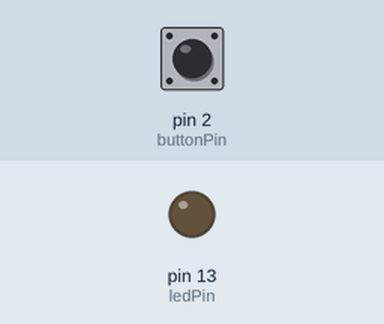
This sketch was run on a simulated Arduino Uno, built with avr-gcc and run on an emulated ATmega328P. On the bench: output pins drawn as LEDs (lit = HIGH). The inputs (shaded band) are chosen by the test bench; at power-on: pin 2 (buttonPin) LOW.

Above: at 1.2 s.
1.3 s: pin 2 (buttonPin) pulled HIGH for 0.15 s
At 1.37 s:
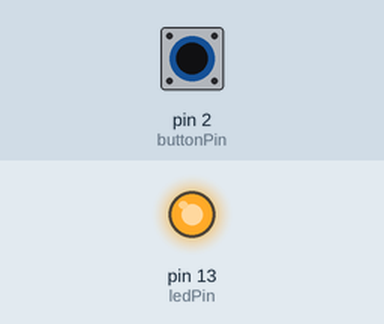
2.9 s: pin 2 (buttonPin) pulled HIGH for 3.2 s
At 7.3 s:
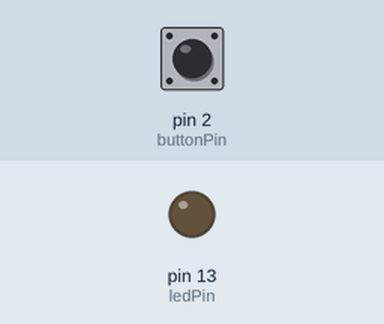
Timing chart, 0 to 8.8 s (numbered marks = the images above; inputs shaded):
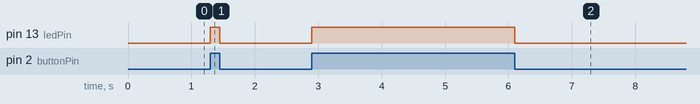

Measured:
- after the input at 1.3 s, pin 13 (ledPin): LOW → HIGH at once, → LOW 0.15 s later
- after the input at 2.9 s, pin 13 (ledPin): LOW → HIGH at once, → LOW 3.2 s later

The sketch:

LAB-2.ino
```cpp
int buttonPin = 2;
int ledPin = 13;
void setup() {
  // put your setup code here, to run once:
pinMode(ledPin , OUTPUT);
pinMode(buttonPin , INPUT);
}

void loop() {
  // put your main code here, to run repeatedly:
int buttonState = digitalRead(buttonPin);
if(buttonState == HIGH) {
 digitalWrite(ledPin, HIGH);
}else {
  digitalWrite(ledPin, LOW);
}
}
```
